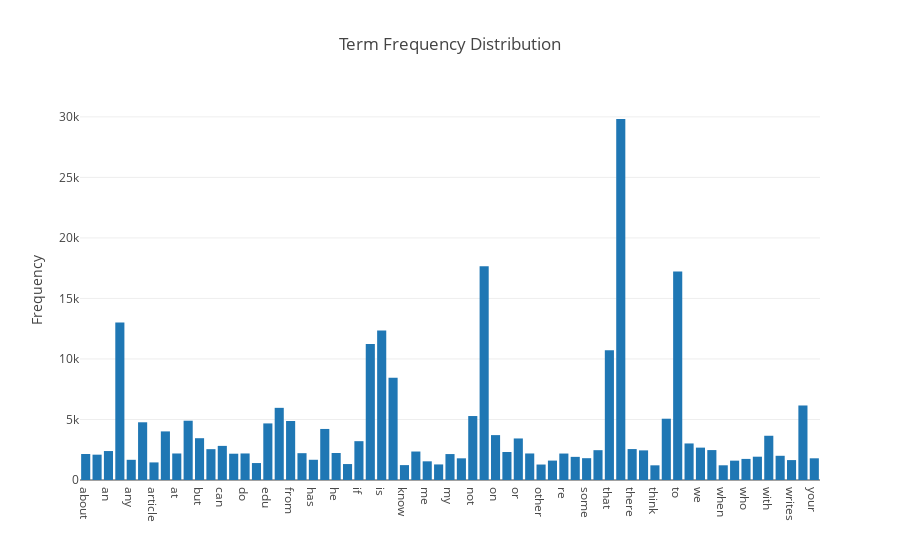

The code cell stored with this chart in its notebook:
### Code cell
decrease_dataset = source_dataset[source_dataset['frequent'] > 1200]

def plot_word_frequency (word_list, plot_title):
    
    trace1 = { 
    "x": list(word_list[0]), 
    "y": list(word_list[1]), 
    "type": "bar"
    }
    
    data = go.Data([trace1]) 

    layout = { 
    "title" : plot_title,
    "yaxis" : {"title":"Frequency"}
    }

    fig= go.Figure (data = data, layout = layout)  
    return fig

py.offline.iplot(plot_word_frequency([decrease_dataset['fn'],decrease_dataset['frequent']], "Term Frequency Distribution"))

### Figure 1 — Plotly figure (JSON) as saved in the notebook; plotly's stock layout.template omitted (floating-point values rounded to 4 significant figures)
{"data": [{"type": "bar", "uid": "8dfae028-e036-11e8-a2cb-2c56dc0a2af0", "x": ["about", "all", "an", "and", "any", "are", "article", "as", "at", "be", "but", "by", "can", "com", "do", "don", "edu", "for", "from", "god", "has", "have", "he", "his", "if", "in", "is", "it", "know", "lines", "me", "more", "my", "no", "not", "of", "on", "one", "or", "organization", "other", "people", "re", "so", "some", "subject", "that", "the", "there", "they", "think", "this", "to", "was", "we", "what", "when", "which", "who", "will", "with", "would", "writes", "you", "your"], "y": [2148, 2093, 2393, 13017, 1669, 4769, 1453, 4015, 2191, 4898, 3453, 2548, 2818, 2172, 2193, 1400, 4675, 5962, 4877, 2216, 1671, 4218, 2232, 1318, 3208, 11226, 12343, 8447, 1230, 2353, 1543, 1286, 2143, 1791, 5285, 17660, 3709, 2312, 3432, 2192, 1278, 1604, 2186, 1912, 1802, 2464, 10723, 29825, 2556, 2448, 1213, 5063, 17222, 3020, 2674, 2472, 1215, 1599, 1742, 1925, 3655, 2000, 1645, 6157, 1793]}], "layout": {"title": "Term Frequency Distribution", "yaxis": {"title": "Frequency"}}}
